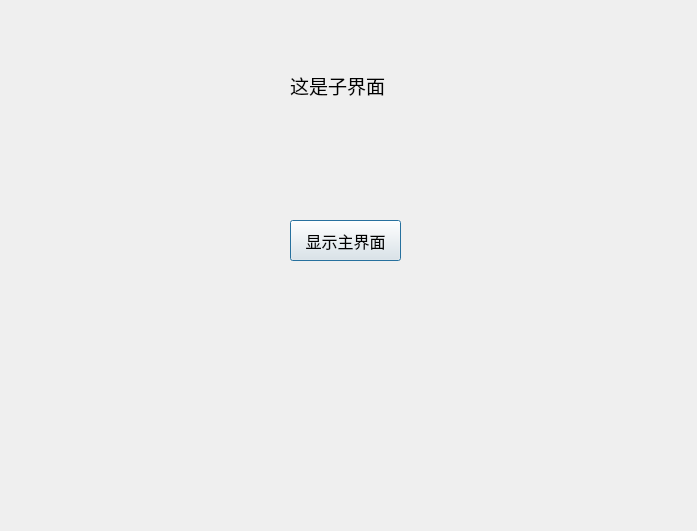
<?xml version="1.0" encoding="UTF-8"?>
<ui version="4.0">
 <class>ChildDialog</class>
 <widget class="QDialog" name="ChildDialog">
  <property name="geometry">
   <rect>
    <x>0</x>
    <y>0</y>
    <width>697</width>
    <height>531</height>
   </rect>
  </property>
  <property name="windowTitle">
   <string>Dialog</string>
  </property>
  <widget class="QLabel" name="label">
   <property name="geometry">
    <rect>
     <x>290</x>
     <y>70</y>
     <width>101</width>
     <height>31</height>
    </rect>
   </property>
   <property name="font">
    <font>
     <pointsize>14</pointsize>
    </font>
   </property>
   <property name="text">
    <string>这是子界面</string>
   </property>
  </widget>
  <widget class="QPushButton" name="showMainButton">
   <property name="geometry">
    <rect>
     <x>290</x>
     <y>220</y>
     <width>111</width>
     <height>41</height>
    </rect>
   </property>
   <property name="font">
    <font>
     <pointsize>12</pointsize>
    </font>
   </property>
   <property name="text">
    <string>显示主界面</string>
   </property>
  </widget>
 </widget>
 <resources/>
 <connections/>
</ui>
